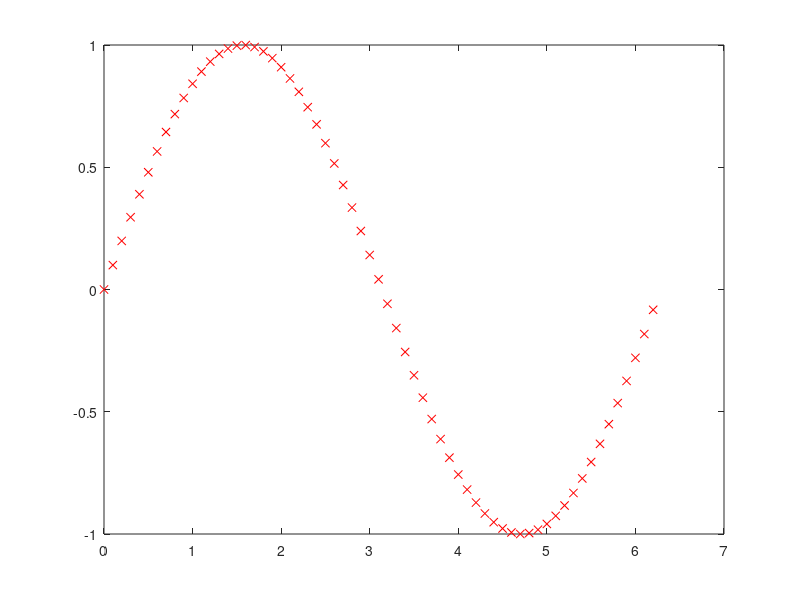

Recreate this plot in MATLAB. (Note: this script raises an error after producing the figure.)
% Exercicios 1ª sessão Workshop de MATLAB
clear
%%
%{
Corra a seguinte secção de código (Ctrl + enter ou então "Run Section" no
tab com o nome EDITOR); As variáveis e os seus valores ficam armazenadas
na Workspace; Para visualizar uma variavel double-click em cima do nome da
mesma; Descomente o comando whos para verificar o tipo de cada variavel; o
output deste comando será visivel na Command Window
%}

v1 = 1;
v2 = "abc";
v3 = [1 2 3];
v4 = [1 2 3; 3 2 1];
v5 = 1 + 1i;
%whos

% Utilizando função clear apague as variaveis v2 e v3 da Workspace
clear v2 v3 % para fazer

% Altere o argumento da função clear de forma a apagar todas as variaveis da
% Workspace; O que acontece se não passar nenhum argumento?

%% Vetores
clear

%{
Em MATLAB existem 3 formas de representar um vetor:
   - Descretizar os valores
   - inicio:passo:fim
   - Utilizando a função linspace(inicio, fim, n_valores)
A partir desta informação recrie o seguinte vetor:
%}

vector = [0 10 20 30 40 50];
vector1 = 0:10:50; % para fazer
vector2 = linspace(0, 50, 6); % para fazer

% Verifique, na Workspace, se vector1 e vector2 são iguais a vector.
% O que altera se colocar ";" entre os valores da variavel vector?

%% Matrizes
clear

%{
Tal como para vetores, existem varias maneiras de representar uma matriz:
    - Descretizar os valores
    - Juntar n vetores com o mesmo numero de elementos
    - E varias funções tais como as que apresentamo nos slides
%}

A = [8     1     6;
     3     5     7;
     4     9     2];

% A partir da função magic reproduza a matriz A

m = magic(3); % para fazer

% Obtenha a transposta da matriz m

mT = m'; % para fazer

% Da matriz m e a sua transposta construa uma outra matriz de maior dimensão

M = [m,mT]; % para fazer

% Da função size ou length obtenha o valor da maior dimensão da matriz M

maior_dim = length(M); % para fazer

% Qual o número de elementos da matriz M; "prod" aparece sublinhado a
% vermelho, faça a correção e verifique o resultado

n_elementos = prod(size(M)); % para fazer

% Atribua à variavel el o valor da matriz M que se encontra na 3 coluna,
% linha 2; Qual o primeiro elemento da matriz? Qual o último?

el = M(2,3); % para fazer
el_one = M(1,1); % para fazer
el_last = M(end,end); % para fazer

% Crie uma matriz de elementos pseudo aleatórios de dimensão 20x20
rng(42) % esta função permite obter os mesmos valores da funcão randi 
%independetemente do número de vezes que o programa é executado (seed)

random = randi(20,20); % para fazer

% Através desta matriz extraia os elementos de 15 a 20 da coluna 7; obtenha o
% mesmo resultado através de um vetor

%vector = [15:20] % para fazer
v = random(15:20,7); % para fazer

% Construa um vetor com os elementos da matriz random maiores que 15

v_maior_15 = random(random > 15); % para fazer

%% Aritmética de Matrizes
clear v_maior_15 v random el_last el_one el n_elementos maior_dim M A

% Operações entre m e a sua transposta

mult = m*mT;
div = m/mT;
squared = m^2;

% o que alterava nas operações anteriores para serem feitas elemento a
% elemento?

% obtenha de 3 maneiras diferentes a matriz twos
twos = [2 2 2 2 2 2;
        2 2 2 2 2 2;
        2 2 2 2 2 2;
        2 2 2 2 2 2;
        2 2 2 2 2 2;
        2 2 2 2 2 2];

twos_1 = zeros(6,6) + 2; % para fazer
twos_2 = 2*ones(6,6); % para fazer
twos_3 = 2*ones(6,6) + zeros(6,6); % para fazer
%% Sistemas de Equações
clear

%{
Considere o seguinte sistema de equações

    4u + 2v - 3w = 10
    7u - 3v      = -4
    5u + 7v + 4w = 9

Escreve as matrizes A e b que lhe permitam obter o valor do vetor [u,v,w]
%}

A = [4     2     -3;
     7     -3     0;
     5     7     4]; % para fazer
 
b = [10; -4; 9]; % para fazer

% Obtenha o vetor [u,v,w]

x1 = inv(A)*b; % para fazer

% Obtenha o mesmo resultado através de uma função built-in ao MATLAB
x2 = linsolve(A,b); % para fazer

%% Polinómios 
clear

% Represente os seguintes polinómios
% p(x) = x^5 - 2x^3 + 0.5x^2 - 49x + 2
% q(x) = 2x^4 - 3x^2 + 5x

p = [1 0 -2 0.5 -49 2]; % para fazer
q = [2 0 -3 5 0]; % para fazer

% Calcule as raizes de p(x) e q(x)

raizes_p = roots(p); % para fazer
raizes_q = roots(q); % para fazer

% utilize o comando que permita a multiplicação dos polinomios

mult = conv(p,q); % para fazer

% Tendo em conta as raizes que obteve utilize a função poly de maneira a
% obter de novo os polinomios p e q; Notou alguma diferença entre o
% resultado obtido e os polinomios do enunciado? Compare

new_p = poly(raizes_p); % para fazer
new_q = poly(raizes_q); % para fazer

%% Plots
clear
%{
% Faça um gráfico da função seno no intervalo de [0, 2*pi], com um passo
% de 0.1. A linha do gráfico deve ser a vermelho, com marcadores de 'x'.
%}
close

x = 0:0.1:2*pi; % para fazer
y = sin(x); % para fazer

plot(x, y, 'xr') % para fazer
%{
Dê plot de duas funções f(x1) = 2 * x1 - 1 e g(x2) = (x2)^2, no mesmo
gráfico, a primeira com uma linha azul e a segunda com uma linha 
preta. Para o dominio de f use um vetor de -10 a 10 com um passo de
0.1 e para o da g use um vetor de -5 a 5 com 100 pontos.
%}
close

x1 = -10:0.1:10; % para fazer
x2 = linspace(-5, 5, 100); % para fazer

f = 2 * x1 - 1; % para fazer
g = x2 ^ 2; % para fazer

plot(x1, f, 'b') % para fazer
hold on  % para fazer
plot(x2 , g, 'k') % para fazer

% Ou, alternativamente,
% plot(x1, f, 'b',x2, g, 'k')

%{
Com as funções do exercício anterior faça um subplot onde no gráfico 
de cima apareça a função g e no de baixo a função f.
%}
close

subplot(2, 1, 1) % para fazer
plot(x2, g, 'k') % para fazer

subplot(2, 1, 2) % para fazer
plot(x1, f, 'b') % para fazer





































